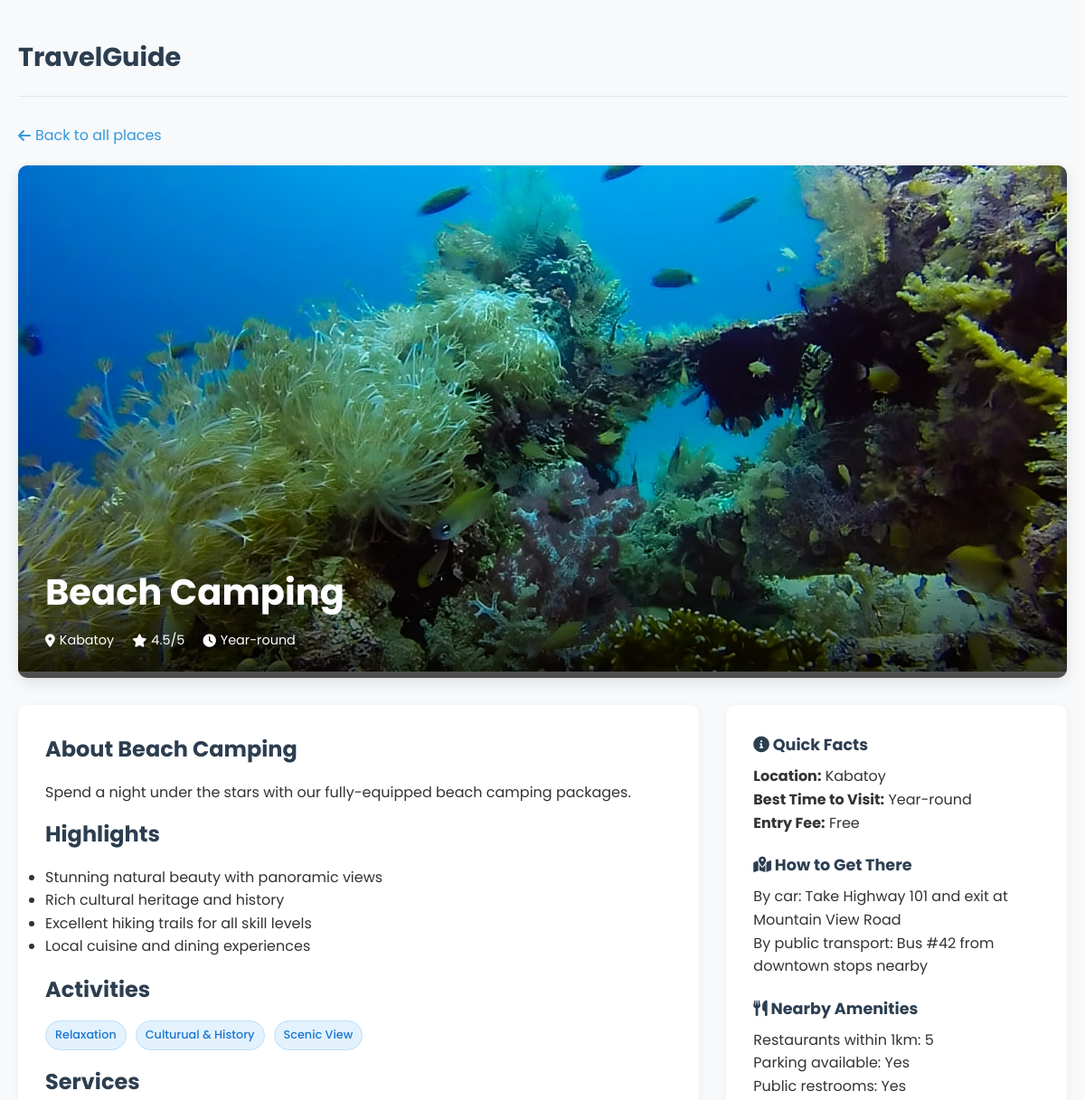
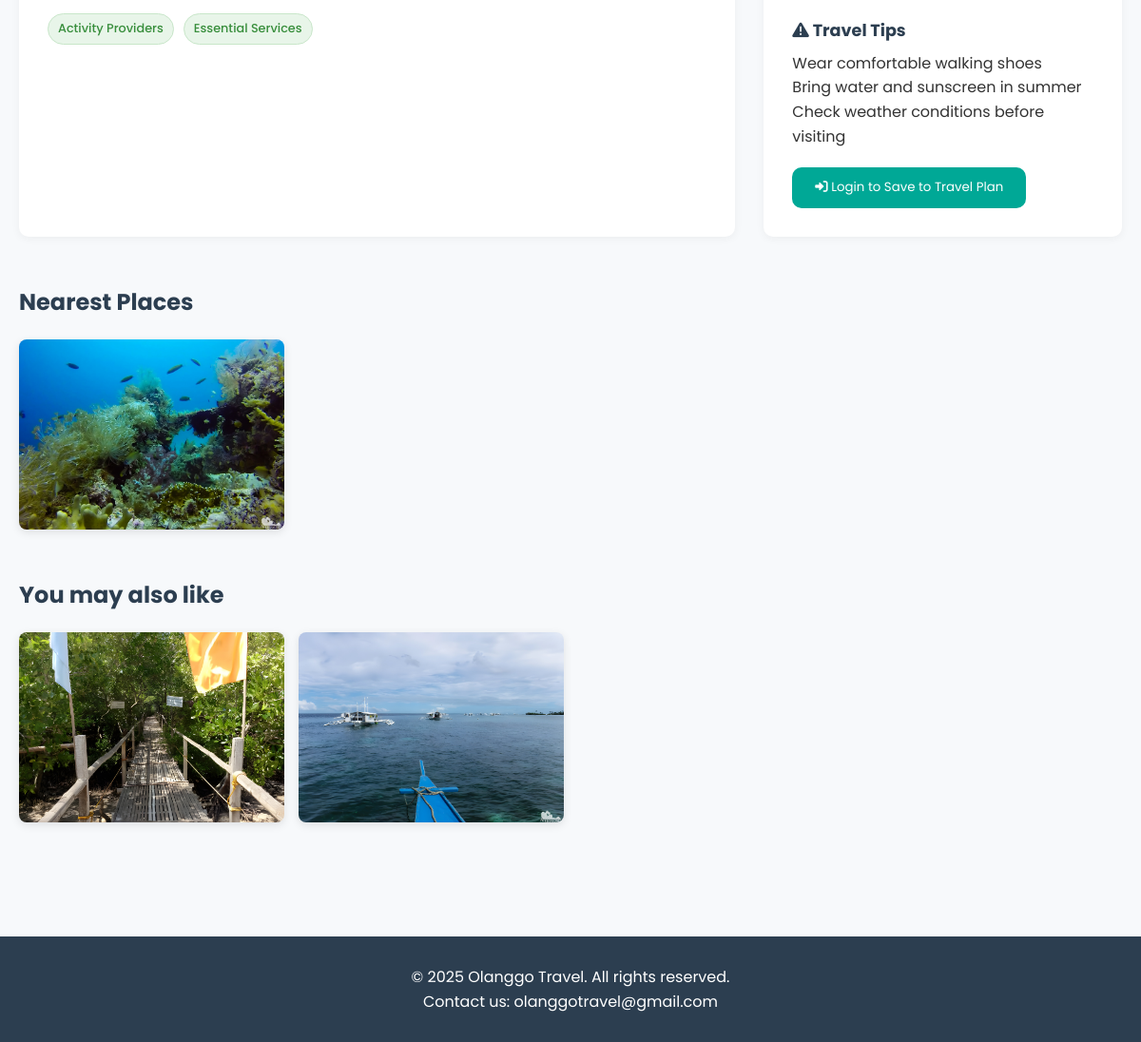
The app's page /otherPages/place-choice.php?place_id=13 with its own data (2 pictures, top to bottom).
### tables this page shows
CREATE TABLE `places` (
  `place_id` int(11) NOT NULL,
  `staff_id` int(11) NOT NULL,
  `place_name` varchar(255) NOT NULL,
  `nearest_index` int(11) NOT NULL,
  `price_label` varchar(50) NOT NULL,
  `price` varchar(100) NOT NULL,
  `description` text NOT NULL,
  `duration` varchar(50) NOT NULL,
  `location_id` int(11) NOT NULL,
  `place_img` varchar(255) NOT NULL,
  `created_at` timestamp NOT NULL DEFAULT current_timestamp(),
  `updated_at` timestamp NOT NULL DEFAULT current_timestamp() ON UPDATE current_timestamp()
);

CREATE TABLE `locations` (
  `location_id` int(11) NOT NULL,
  `location_name` varchar(255) NOT NULL,
  `created_at` timestamp NOT NULL DEFAULT current_timestamp(),
  `updated_at` timestamp NOT NULL DEFAULT current_timestamp() ON UPDATE current_timestamp()
);

CREATE TABLE `place_activities` (
  `place_activities_id` int(11) NOT NULL,
  `place_id` int(11) NOT NULL,
  `staff_id` int(11) NOT NULL,
  `activity_id` int(11) NOT NULL,
  `created_at` timestamp NOT NULL DEFAULT current_timestamp(),
  `updated_at` timestamp NOT NULL DEFAULT current_timestamp() ON UPDATE current_timestamp()
);

CREATE TABLE `activities` (
  `activity_id` int(11) NOT NULL,
  `activity_name` varchar(100) NOT NULL,
  `created_at` timestamp NOT NULL DEFAULT current_timestamp(),
  `updated_at` timestamp NOT NULL DEFAULT current_timestamp() ON UPDATE current_timestamp()
);

CREATE TABLE `place_categories` (
  `place_categories_id` int(11) NOT NULL,
  `staff_id` int(11) NOT NULL,
  `place_id` int(11) NOT NULL,
  `category_id` int(11) NOT NULL,
  `created_at` timestamp NOT NULL DEFAULT current_timestamp(),
  `updated_at` timestamp NOT NULL DEFAULT current_timestamp() ON UPDATE current_timestamp()
);

CREATE TABLE `categories` (
  `category_id` int(11) NOT NULL,
  `category_name` varchar(100) NOT NULL,
  `created_at` timestamp NOT NULL DEFAULT current_timestamp(),
  `updated_at` timestamp NOT NULL DEFAULT current_timestamp() ON UPDATE current_timestamp()
);

### database/database.php (called while the page is built, shortened)
<?php
class Database
{
    private $servername = "mysql:host=localhost;dbname=olanggodb";
    private $username = "root";
    private $password = "";
    private $defaultFetch = array(PDO::ATTR_DEFAULT_FETCH_MODE => PDO::FETCH_ASSOC);
    public function conn()
    {
        try {
            $this->conn = new PDO($this->servername, $this->username, $this->password, $this->defaultFetch);
            return $this->conn;
        } catch (PDOException $e) {
            echo "Error : " . $e->getMessage();
            exit;
        }
    }
    public function get_places()
    {
        $query = $this->conn()->prepare("SELECT * FROM places");
        $query->execute();
        $places = $query->fetchAll();
        return $places;
    }
    public function get_locations(){
        $query = $this->conn()->prepare("SELECT * FROM locations");
        $query->execute();
        $locations = $query->fetchAll();
        return $locations;
    }
    public function category_names($place_id)
    {
        $query = "SELECT pc.place_id, c.category_name, c.category_id
                  FROM place_categories pc
                  JOIN categories c ON c.category_id = pc.category_id
                  WHERE pc.place_id = ?";
        $stmt = $this->conn()->prepare($query);
        $stmt->execute([$place_id]);
        return $stmt->fetchAll();
    }
    public function activity_names($place_id)
    {
        $query = "SELECT pa.place_id, a.activity_name, a.activity_id
                  FROM place_activities pa
                  JOIN activities a ON a.activity_id = pa.activity_id
                  WHERE pa.place_id = ?";
        $stmt = $this->conn()->prepare($query);
        $stmt->execute([$place_id]);
        return $stmt->fetchAll();
    }
}
$data = new Database();

### otherPages/place-choice.php (the view, shortened to what this page needs)
<?php
include("../database/database.php");
$data->add_itinerary();
$data->remove_itinerary();
$places = $data->get_places();
$place_categories = $data->get_place_categories();
$locations = $data->get_locations();
$current_place = null;
foreach ($places as $place) {
    if ($place['place_id'] == $_GET['place_id']) {
        $current_place = $place;
        break;
    }
}
?>
<!DOCTYPE html>
<html lang="en">
<head>
    <link rel="stylesheet" href="https://cdnjs.cloudflare.com/ajax/libs/font-awesome/6.0.0-beta3/css/all.min.css">
    <link rel="stylesheet" href="../assets/css/loading.css">
</head>
<body>
    <div class="container">
        <header class="header">
            <a href="../index.php" class="logo">TravelGuide</a>
        </header>
        <a href="../index.php#activities" class="back-link">
            <i class="fas fa-arrow-left"></i> Back to all places
        </a>
        <?php if ($current_place): ?>
            <div class="place-hero">
                <img src="../assets/images/<?php echo htmlspecialchars($current_place['place_img']); ?>"
                    alt="<?php echo htmlspecialchars($current_place['place_name']); ?>">
                <div class="place-title">
                    <h1><?php echo htmlspecialchars($current_place['place_name']); ?></h1>
                    <div class="place-meta">
                        <span class="place-meta-item">
                            <i class="fas fa-map-marker-alt"></i>
                            <?php foreach ($locations as $location) {
                                if ($current_place['location_id'] == $location['location_id']) {
                                    echo htmlspecialchars($location['location_name']);
                                }
                            }
                            ?>
                        </span>
                        <span class="place-meta-item">
                            <i class="fas fa-star"></i>
                            <?php echo htmlspecialchars($current_place['rating'] ?? '4.5'); ?>/5
                        </span>
                        <span class="place-meta-item">
                            <i class="fas fa-clock"></i>
                            <?php echo htmlspecialchars($current_place['best_time_to_visit'] ?? 'Year-round'); ?>
                        </span>
                    </div>
                </div>
            </div>
            <div class="place-content">
                <div class="place-description">
                    <h2>About <?php echo htmlspecialchars($current_place['place_name']); ?></h2>
                    <p><?php echo nl2br(htmlspecialchars($current_place['description'])); ?></p>
                    <h2>Highlights</h2>
                    <ul>
                        <li>Stunning natural beauty with panoramic views</li>
                        <li>Rich cultural heritage and history</li>
                        <li>Excellent hiking trails for all skill levels</li>
                        <li>Local cuisine and dining experiences</li>
                    </ul>
                    <?php $activities = $data->activity_names($_GET['place_id']); ?>
                    <h2 style="margin-top: 1rem;">Activities</h2>
                    <div class="tag-list">
                        <?php foreach ($activities as $activity): ?>
                            <span class="tag"><?php echo $activity['activity_name']; ?></span>
                        <?php endforeach; ?>
                    </div>
                    <?php $activities = $data->category_names($_GET['place_id']); ?>
                    <h2 style="margin-top: 1rem;">Services</h2>
                    <div class="tag-list">
                        <?php foreach ($activities as $activity): ?>
                            <span class="tag1"><?php echo $activity['category_name']; ?></span>
                        <?php endforeach; ?>
                    </div>
                </div>
                <div class="place-details">
                    <div class="detail-item">
                        <h3><i class="fas fa-info-circle"></i> Quick Facts</h3>
                        <p><strong>Location:</strong> <?php foreach ($locations as $location) {
                            if ($current_place['location_id'] == $location['location_id']) {
                                echo htmlspecialchars($location['location_name']);
                            }
                        }
                        ?></p>
                        <p><strong>Best Time to Visit:</strong>
                            <?php echo htmlspecialchars($current_place['best_time_to_visit'] ?? 'Year-round'); ?></p>
                        <p><strong>Entry Fee:</strong>
                            <?php echo htmlspecialchars($current_place['entry_fee'] ?? 'Free'); ?></p>
                    </div>
                    <div class="detail-item">
                        <h3><i class="fas fa-map-marked-alt"></i> How to Get There</h3>
                        <p>By car: Take Highway 101 and exit at Mountain View Road</p>
                        <p>By public transport: Bus #42 from downtown stops nearby</p>
                    </div>
                    <div class="detail-item">
                        <h3><i class="fas fa-utensils"></i> Nearby Amenities</h3>
                        <p>Restaurants within 1km: 5</p>
                        <p>Parking available: Yes</p>
                        <p>Public restrooms: Yes</p>
                    </div>
                    <div class="detail-item">
                        <h3><i class="fas fa-exclamation-triangle"></i> Travel Tips</h3>
                        <p>Wear comfortable walking shoes</p>
                        <p>Bring water and sunscreen in summer</p>
                        <p>Check weather conditions before visiting</p>
                    </div>
                    <div class="itinerary-btn">
                        <form action="" method="POST">
                            <?php
                            $place_has_itinerary = false;
                            ?>
                            <?php if (isset($_SESSION['user_id'])): ?>
                                <?php if ($place_has_itinerary): ?>
                                    <button type="submit" class="btn-remove" name="remove_itinerary">
                                        <i class="fas fa-minus-circle"></i> Remove to Plan
                                    </button>
                                <?php else: ?>
                                    <button type="submit" name="add_itinerary" class="btn-add">
                                        <i class="fas fa-plus-circle"></i> Save to Plan
                                    </button>
                                <?php endif; ?>
                            <?php else: ?>
                                <a href="login.php" class="btn-login">
                                    <button type="button" class="btn-add">
                                        <i class="fas fa-sign-in-alt"></i> Login to Save to Travel Plan
                                    </button>
                                </a>
                            <?php endif; ?>
                        </form>
                    </div>
                </div>
            </div>
            <div class="gallery-section">
                <h2>Nearest Places</h2>
                <div class="gallery-grid">
                    <?php $current_nearest_index = null; ?>
                    <?php foreach ($places as $place): ?>
                        <?php
                        if ($place['place_id'] == $_GET['place_id']) {
                            $current_nearest_index = $place['nearest_index'];
                            break;
                        }
                        ?>
                    <?php endforeach; ?>
                    <?php if ($current_nearest_index !== null): ?>
                        <?php $skip_first = true ?>
                        <?php foreach ($places as $place): ?>
                            <?php if ($place['nearest_index'] == $current_nearest_index && $place['place_id'] !== $_GET['place_id']): ?>
                                <?php
                                if ($skip_first) {
                                    $skip_first = false;
                                    continue;
                                }
                                ?>
                                <div class="gallery-item">
                                    <img src="../assets/images/<?php echo $place['place_img']; ?>" alt="Gallery image 1">
                                </div>
                            <?php endif; ?>
                        <?php endforeach; ?>
                    <?php endif; ?>
                </div>
            </div>
            <?php
            $place_categories_matched = [];
            foreach ($place_categories as $place_category) {
                if ($place_category['place_id'] == $_GET['place_id']) {
                    $place_categories_matched[] = $place_category['category_id'];
                }
            }
            ?>
            <div class="gallery-section">
                <?php
                $show_heading = false;
                foreach ($places as $place) {
                    $other_place_categories = [];
                    foreach ($place_categories as $pc) {
                        if ($pc['place_id'] == $place['place_id']) {
                            $other_place_categories[] = $pc['category_id'];
                        }
                    }
                    $shared_categories = array_intersect($place_categories_matched, $other_place_categories);
                    if (!empty($shared_categories)) {
                        $show_heading = true;
                        break;
                    }
                }
                if ($show_heading) {
                    echo '<h2>You may also like</h2>';
                }
                ?>
                <div class="gallery-grid">
                    <?php foreach ($places as $place): ?>
                        <?php
                        if ($place['place_id'] == $_GET['place_id'])
                            continue;
                        $other_place_categories = [];
                        foreach ($place_categories as $pc) {
                            if ($pc['place_id'] == $place['place_id']) {
                                $other_place_categories[] = $pc['category_id'];
                            }
                        }
                        $shared_categories = array_intersect($place_categories_matched, $other_place_categories);
                        ?>
                        <?php if (!empty($shared_categories)): ?>
                            <div class="gallery-item">
                                <img src="../assets/images/<?php echo $place['place_img']; ?>"
                                    alt="Gallery image of <?php echo $place['place_name']; ?>">
                            </div>
                        <?php endif; ?>
                    <?php endforeach; ?>
                </div>
            </div>
        <?php endif; ?>
    </div>
    <footer class="footer">
        <p>&copy; <?php echo date('Y'); ?> Olanggo Travel. All rights reserved.</p>
        <p>Contact us: olanggotravel@gmail.com</p>
    </footer>
</body>
</html>

### records on screen
places: place_img (picture), place_name "Beach Camping", description "Spend a night under the stars with our fully-equipped beach camping packages."
locations: location_name "Kabatoy"
place_activities: activity.activity_name "Relaxation"
place_activities: activity.activity_name "Culturual & History"
place_activities: activity.activity_name "Scenic View"
place_categories: category.category_name "Activity Providers"
place_categories: category.category_name "Essential Services"
places: place_img (picture)
places: place_img (picture)

### other values on screen
$current_place['rating'] "4.5"
$current_place['best_time_to_visit'] "Year-round"
$current_place['entry_fee'] "Free"
